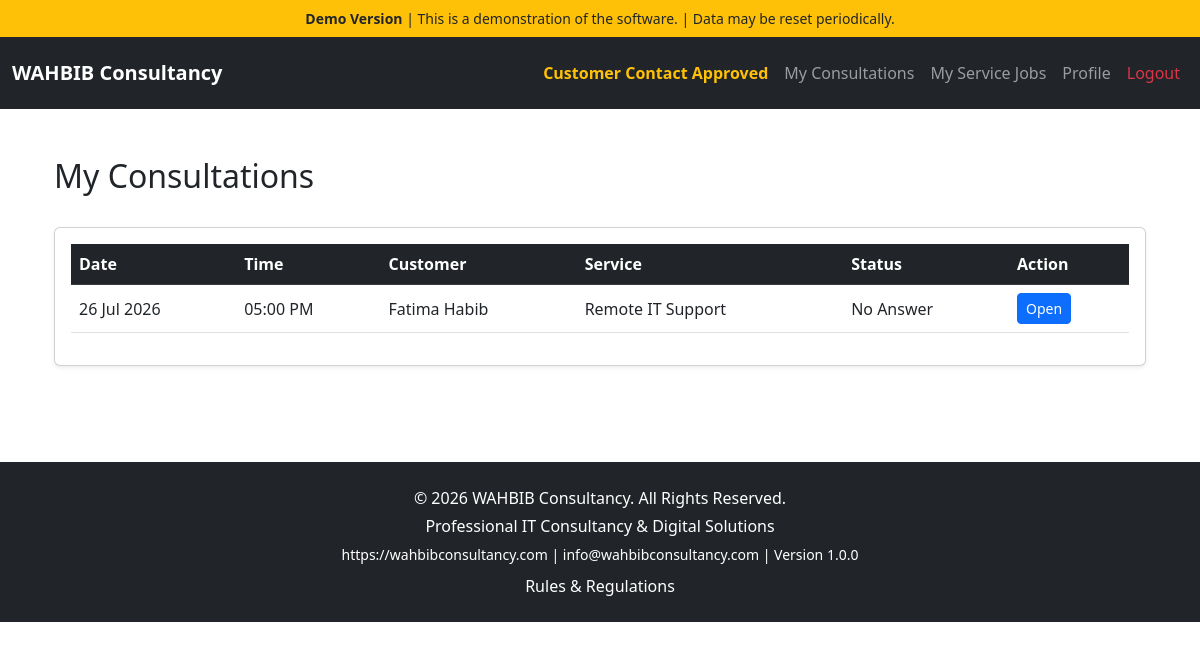
The app's page /public/index.php?page=agent-consultations (signed in) with its own data.
### tables this page shows
CREATE TABLE `consultation_bookings` (
  `id` int(11) NOT NULL AUTO_INCREMENT,
  `request_id` int(11) NOT NULL,
  `slot_id` int(11) NOT NULL,
  `agent_id` int(11) DEFAULT NULL,
  `booked_at` timestamp NOT NULL DEFAULT current_timestamp(),
  PRIMARY KEY (`id`),
  KEY `request_id` (`request_id`),
  KEY `slot_id` (`slot_id`),
  CONSTRAINT `consultation_bookings_ibfk_1` FOREIGN KEY (`request_id`) REFERENCES `requests` (`id`),
  CONSTRAINT `consultation_bookings_ibfk_2` FOREIGN KEY (`slot_id`) REFERENCES `consultation_slots` (`id`)
);

CREATE TABLE `consultation_slots` (
  `id` int(11) NOT NULL AUTO_INCREMENT,
  `slot_date` date NOT NULL,
  `slot_time` time NOT NULL,
  `agent_id` int(11) NOT NULL,
  `consultation_method` varchar(50) DEFAULT NULL,
  `meeting_link` varchar(255) DEFAULT NULL,
  `is_booked` tinyint(1) DEFAULT 0,
  `created_at` timestamp NOT NULL DEFAULT current_timestamp(),
  PRIMARY KEY (`id`),
  UNIQUE KEY `uniq_consultation_slot` (`slot_date`,`slot_time`,`agent_id`)
);

CREATE TABLE `customers` (
  `id` int(11) NOT NULL AUTO_INCREMENT,
  `name` varchar(255) NOT NULL,
  `email` varchar(255) DEFAULT NULL,
  `phone` varchar(50) DEFAULT NULL,
  `company` varchar(255) DEFAULT NULL,
  `notes` text DEFAULT NULL,
  `created_at` timestamp NOT NULL DEFAULT current_timestamp(),
  `password` varchar(255) DEFAULT NULL,
  `reset_token` varchar(255) DEFAULT NULL,
  `reset_token_expires` datetime DEFAULT NULL,
  PRIMARY KEY (`id`)
);

CREATE TABLE `services` (
  `id` int(11) NOT NULL AUTO_INCREMENT,
  `title` varchar(255) NOT NULL,
  `description` text NOT NULL,
  `created_at` timestamp NOT NULL DEFAULT current_timestamp(),
  `price` decimal(10,2) NOT NULL DEFAULT 0.00,
  `image` varchar(255) DEFAULT NULL,
  PRIMARY KEY (`id`)
);

CREATE TABLE `requests` (
  `id` int(11) NOT NULL AUTO_INCREMENT,
  `customer_id` int(11) NOT NULL,
  `service_id` int(11) NOT NULL,
  `agent_id` int(11) DEFAULT NULL,
  `quoted_price` decimal(10,2) DEFAULT NULL,
  `description` text DEFAULT NULL,
  `status` enum('Pending','Approved','In Progress','Completed','Cancelled') NOT NULL DEFAULT 'Pending',
  `created_at` timestamp NOT NULL DEFAULT current_timestamp(),
  `workflow_stage` varchar(50) DEFAULT NULL,
  `proposal` text DEFAULT NULL,
  `completed_at` datetime DEFAULT NULL,
  `completion_notes` text DEFAULT NULL,
  `admin_instruction` text DEFAULT NULL,
  `contact_notes` text DEFAULT NULL,
  `incomplete_reason` text DEFAULT NULL,
  `consultation_reschedules` int(11) NOT NULL DEFAULT 0,
  `service_reschedules` int(11) NOT NULL DEFAULT 0,
  `service_rejection_reason` text DEFAULT NULL,
  `service_rejected_at` datetime DEFAULT NULL,
  `service_rejected_by` int(11) DEFAULT NULL,
  `job_status` enum('Pending','In Progress','Completed','Could Not Complete','Needs Admin Review','Customer Answered','No Answer','Wrong Number','Customer Requested Reschedule') NOT NULL DEFAULT 'Pending',
  `consultation_rejection_reason` text DEFAULT NULL,
  `consultation_rejected_at` datetime DEFAULT NULL,
  `consultation_rejected_by` int(11) DEFAULT NULL,
  PRIMARY KEY (`id`),
  KEY `customer_id` (`customer_id`),
  KEY `service_id` (`service_id`),
  CONSTRAINT `requests_ibfk_1` FOREIGN KEY (`customer_id`) REFERENCES `customers` (`id`) ON DELETE CASCADE,
  CONSTRAINT `requests_ibfk_2` FOREIGN KEY (`service_id`) REFERENCES `services` (`id`) ON DELETE CASCADE
);

### public/index.php (called while the page is built, shortened)
<?php
require_once ROOT_PATH . '/routes.php';

### app/views/agent/my-consultations.php (the view, shortened to what this page needs)
<?php
require_once CONFIG_PATH . '/database.php';
$agentId = $_SESSION['agent']['id'];
$stmt = $pdo->prepare("
    SELECT
        cb.id,
        r.id AS request_id,
        c.name AS customer_name,
        s.title AS service_name,
        cs.slot_date,
        cs.slot_time,
        r.job_status
    FROM consultation_bookings cb
    INNER JOIN consultation_slots cs
        ON cs.id = cb.slot_id
    INNER JOIN requests r
        ON r.id = cb.request_id
    INNER JOIN customers c
        ON c.id = r.customer_id
    INNER JOIN services s
        ON s.id = r.service_id
    WHERE cb.agent_id = ?
    ORDER BY
        cs.slot_date,
        cs.slot_time
");
$stmt->execute([$agentId]);
$consultations = $stmt->fetchAll(PDO::FETCH_ASSOC);
require VIEW_PATH . '/layouts/header-agent.php';
?>
<div class="container py-4">
    <div class="d-flex justify-content-between align-items-center mb-4">
        <h2>
            My Consultations
        </h2>
    </div>
    <div class="card shadow-sm">
        <div class="card-body">
            <div class="table-responsive">
                <table class="table table-hover align-middle">
                    <thead class="table-dark">
                        <tr>
                            <th>Date</th>
                            <th>Time</th>
                            <th>Customer</th>
                            <th>Service</th>
                            <th>Status</th>
                            <th width="120">Action</th>
                        </tr>
                    </thead>
                    <tbody>
<?php if (empty($consultations)): ?>
<tr>
    <td colspan="6" class="text-center text-muted py-4">
        No consultations assigned.
    </td>
</tr>
<?php else: ?>
<?php foreach ($consultations as $consultation): ?>
<tr>
    <td>
        <?= date('d M Y', strtotime($consultation['slot_date'])) ?>
    </td>
    <td>
        <?= date('h:i A', strtotime($consultation['slot_time'])) ?>
    </td>
    <td>
        <?= htmlspecialchars($consultation['customer_name']) ?>
    </td>
    <td>
        <?= htmlspecialchars($consultation['service_name']) ?>
    </td>
    <td>
        <?= htmlspecialchars($consultation['job_status']) ?>
    </td>
    <td>
        <a
            href="?page=view-consultation&id=<?= $consultation['request_id'] ?>"
            class="btn btn-primary btn-sm">
            Open
        </a>
    </td>
</tr>
<?php endforeach; ?>
<?php endif; ?>
</tbody>
                </table>
            </div>
        </div>
    </div>
</div>
<?php require VIEW_PATH . '/layouts/footer.php'; ?>

### records on screen
consultation_bookings: slot.slot_date "26 Jul 2026", slot.slot_time "05:00 PM", customers.name "Fatima Habib", services.title "Remote IT Support", request.job_status "No Answer"

### other values on screen
COMPANY_NAME "WAHBIB Consultancy"
PRODUCT_COPYRIGHT "© 2026 WAHBIB Consultancy. All Rights Reserved."
COMPANY_TAGLINE "Professional IT Consultancy & Digital Solutions"
COMPANY_WEBSITE "https://wahbibconsultancy.com"
COMPANY_EMAIL "info@wahbibconsultancy.com"
PRODUCT_VERSION "1.0.0"
